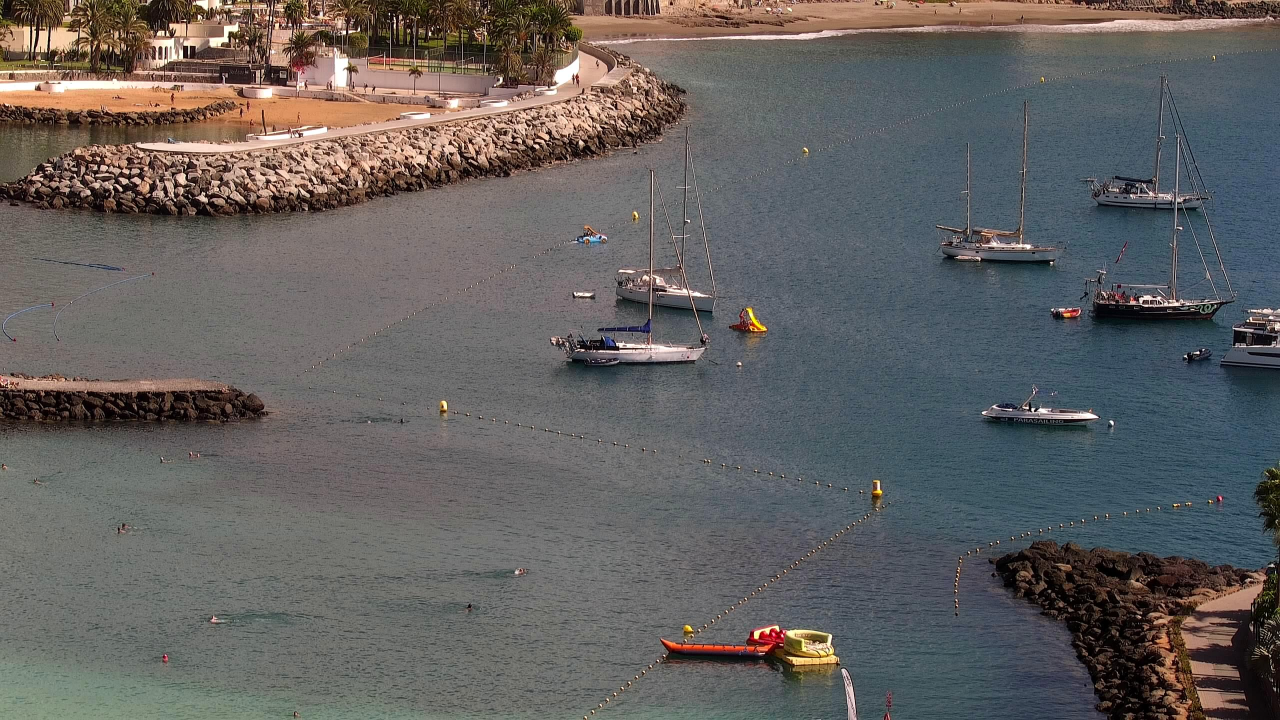
#> input picture inputs/anfi-view-anfi-del-mar---buoys-medium-distance_2025-11-11_13-32.jpeg, 2560 x 1440 px (shown at 1/2 size); its folder holds only this picture in this run
$ python -i water_detector.py   (imports and definitions only)   (older library calls are emulated)
#> lines starting #> are read from the running program, lines starting #| are printed output that depends on the picture; after the words box and inside, x2 and y2 are one past the last pixel; in counts of white or black regions, pixels touching at a corner belong together
"""
Robust water region detection for oblique coastal/harbor images.

Designed for webcam-style shots of harbors, marinas, and coastlines viewed
from elevated positions. Handles various water colors including:
- Turquoise/teal (clear harbor water)
- Deep blue (open ocean)
- Gray-blue (overcast/hazy conditions)
- Desaturated gray-blue (rough sea or flat light)

Key design decisions:
- Uses ONLY vertical edges to exclude structures (masts, buildings).
  Horizontal edges (wave crests) are intentionally preserved.
- No local variance filter: wave surface naturally has higher variance than
  what a structure-detection filter would expect.
- Adaptive saturation threshold based on global image saturation.
- Horizon detection to determine the sky exclusion zone dynamically.
"""

import cv2
import math
import random

import numpy as np


def _find_horizon_row(gray: np.ndarray) -> int:
    """
    Estimate the horizon row as the location with the strongest horizontal
    edge energy in the middle portion of the image.

    Works by finding the row with maximum summed absolute vertical gradient
    (Sobel Y), which corresponds to a strong sky-to-sea transition.

    Args:
        gray: Grayscale image (H, W), uint8.

    Returns:
        Row index of the estimated horizon.
    """
    img_h = gray.shape[0]
    blurred = cv2.GaussianBlur(gray, (11, 11), 0)
    sobel_y = np.abs(cv2.Sobel(blurred, cv2.CV_64F, 0, 1, ksize=5))
    row_energy = sobel_y.sum(axis=1)

    # Smooth with a box filter to reduce noise
    k = max(3, img_h // 20)
    row_energy = np.convolve(row_energy, np.ones(k) / k, mode="same")

    # Horizon should be between 15% and 70% from the top
    search_top = int(img_h * 0.15)
    search_bot = int(img_h * 0.70)

    best = search_top + int(np.argmax(row_energy[search_top:search_bot]))
    return best


def create_water_mask(
    image_np: np.ndarray,
    min_region_ratio: float = 0.003,
) -> np.ndarray:
    """
    Create a binary mask identifying water regions in a coastal image.

    Pipeline:
    1. Detect horizon to bound the sky exclusion zone.
    2. Permissive HSV color filter for water pixels.
    3. Exclude sky zone (above horizon).
    4. Exclude warm/saturated non-water pixels (land, buildings).
    5. Exclude VERTICAL edges only (structures, masts) — waves are horizontal.
    6. Morphological cleanup + small region removal.

    Args:
        image_np: RGB image as numpy array, shape (H, W, 3).
        min_region_ratio: Minimum connected region area as fraction of image.

    Returns:
        Binary mask (H, W), uint8: 255 = water, 0 = non-water.
    """
#> called with min_region_ratio = 0.003
    img_h, img_w = image_np.shape[:2]
    gray = cv2.cvtColor(image_np, cv2.COLOR_RGB2GRAY)
    hsv = cv2.cvtColor(image_np, cv2.COLOR_RGB2HSV)
#> hsv: shape (1440, 2560, 3); mean H, S, V 63.9, 56.4, 108
    h_ch = hsv[:, :, 0]  # Hue    0-180 (OpenCV)
    s_ch = hsv[:, :, 1]  # Sat    0-255
    v_ch = hsv[:, :, 2]  # Value  0-255
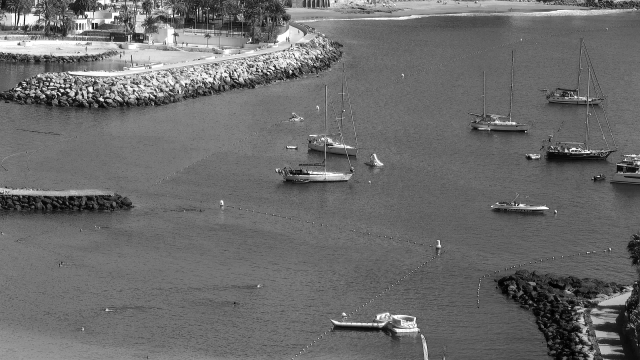
#> v_ch: shape (1440, 2560) (shown at 1/4 size); min 0, max 255, mean 108

    # Determine if image is globally desaturated (overcast, hazy, dawn/dusk)
    global_sat = float(s_ch.mean())
#> global_sat = 56.41
    is_overcast = global_sat < 28
#> is_overcast = False

    # ── 1. Horizon detection ──────────────────────────────────────────────
    horizon_row = _find_horizon_row(gray)
#> in _find_horizon_row, `sobel_y = np.abs(cv2.Sobel(blurred, cv2.CV_64F, 0, 1, ksize=5))`:
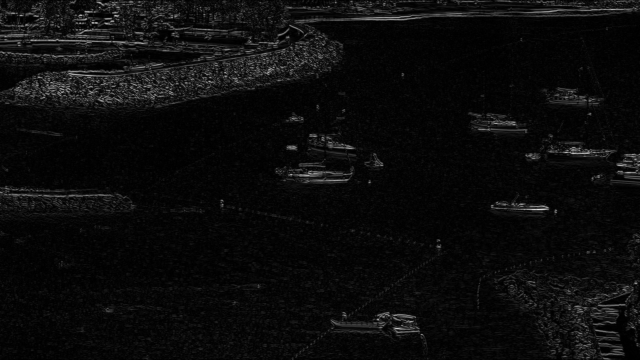
#> sobel_y: shape (1440, 2560) float64 (shown at 1/4 size); min 0, max 4969, mean 234.4; drawn with min black and max white
#> in _find_horizon_row, `row_energy = sobel_y.sum(axis=1)`: row_energy = 1440 values, max 1908659 at index 62, min 0 at index 0, mean 599979
#> in _find_horizon_row, `row_energy = np.convolve(row_energy, np.ones(k) / k, mode="same")`: row_energy = 1440 values, max 1315390.9 at index 39, min 235553.4 at index 1439, mean 590494.1
#> in _find_horizon_row, `best = search_top + int(np.argmax(row_energy[search_top:search_bot]))`: best = 319
#> horizon_row = 319
    # Sky cutoff = horizon minus a small safety margin
    sky_cutoff = max(int(img_h * 0.12), horizon_row - 15)
#> sky_cutoff = 304

    # ── 2. Color-based water candidates (permissive) ──────────────────────
    # Water hue: teal/blue range (H 70-150 in OpenCV 0-180 scale)
    # In overcast conditions lower the saturation requirement significantly
    sat_min = 3 if is_overcast else 8
#> sat_min = 8

    water = (
        (h_ch >= 65) & (h_ch <= 155)       # Blue-green-teal hue
        & (s_ch >= sat_min)                 # Minimal saturation
        & (v_ch >= 12) & (v_ch <= 242)      # Not pure black or blown-out
    ).astype(np.uint8) * 255
#> water: shape (1440, 2560); 40.1% white; 902 white regions (731 under 20 px), largest, box (x1, y1, x2, y2) and area: (1104, 81, 2560, 1440) 1293903, (0, 1151, 624, 1440) 59634, (80, 896, 417, 1105) 29151

    # ── 3. Sky exclusion ─────────────────────────────────────────────────
    water[:sky_cutoff, :] = 0
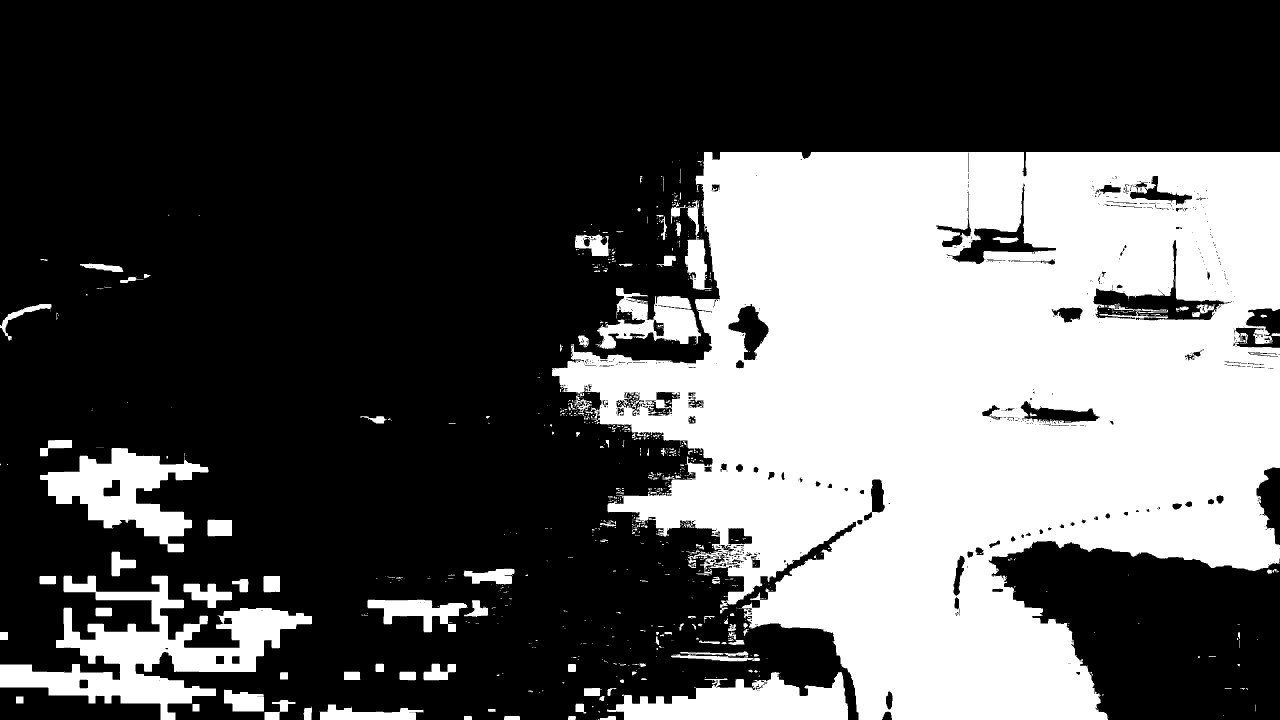
#> water: shape (1440, 2560) (shown at 1/2 size); 34.4% white; 874 white regions (709 under 20 px), largest, box (x1, y1, x2, y2) and area: (1104, 304, 2560, 1440) 1086888, (0, 1151, 624, 1440) 59634, (80, 896, 417, 1105) 29151

    # ── 4. Warm/saturated non-water exclusion ────────────────────────────
    # Orange, red, yellow, brown pixels = land, buildings, boat hulls
    warm_sat_threshold = 15 if is_overcast else 25
#> warm_sat_threshold = 25
    warm_excl = (
        ((h_ch < 30) | (h_ch > 155))       # Hue outside water range
        & (s_ch > warm_sat_threshold)       # Saturated enough to be non-water
    )
#> warm_excl: shape (1440, 2560) bool; 27% white; 2375 white regions (2080 under 20 px), largest, box (x1, y1, x2, y2) and area: (0, 0, 2560, 625) 692036, (1983, 1082, 2560, 1440) 140550, (0, 711, 630, 916) 65753
    water[warm_excl] = 0

    # Very bright non-blue pixels = overexposed sky, white foam (keep if strongly blue)
    bright_excl = (v_ch > 215) & ~(
        (h_ch >= 90) & (h_ch <= 140) & (s_ch > 20)
    )
#> bright_excl: shape (1440, 2560) bool; 3.1% white; 3513 white regions (3032 under 20 px), largest, box (x1, y1, x2, y2) and area: (0, 152, 519, 221) 15522, (272, 196, 1103, 357) 13285, (527, 202, 703, 246) 3859
    water[bright_excl] = 0
#> water: shape (1440, 2560); 34.4% white; 875 white regions (710 under 20 px), largest, box (x1, y1, x2, y2) and area: (1104, 304, 2560, 1440) 1086591, (0, 1151, 624, 1440) 59634, (80, 896, 417, 1105) 29151

    # ── 5. Vertical edge exclusion (structures only, NOT waves) ──────────
    # Wave crests = horizontal edges (large Sobel Y, small Sobel X)
    # Masts/buildings = vertical edges (large Sobel X, small Sobel Y)
    # We only exclude vertical-dominant edges to preserve wave-covered ocean.
    gray_f = gray.astype(np.float32)
    sobel_x = np.abs(cv2.Sobel(gray_f, cv2.CV_32F, 1, 0, ksize=5))
    sobel_y = np.abs(cv2.Sobel(gray_f, cv2.CV_32F, 0, 1, ksize=5))

    # A pixel is a "vertical structure edge" when its X-gradient dominates
    vertical_structure = (
        (sobel_x > 25) & (sobel_x > sobel_y * 1.5)
    ).astype(np.uint8) * 255
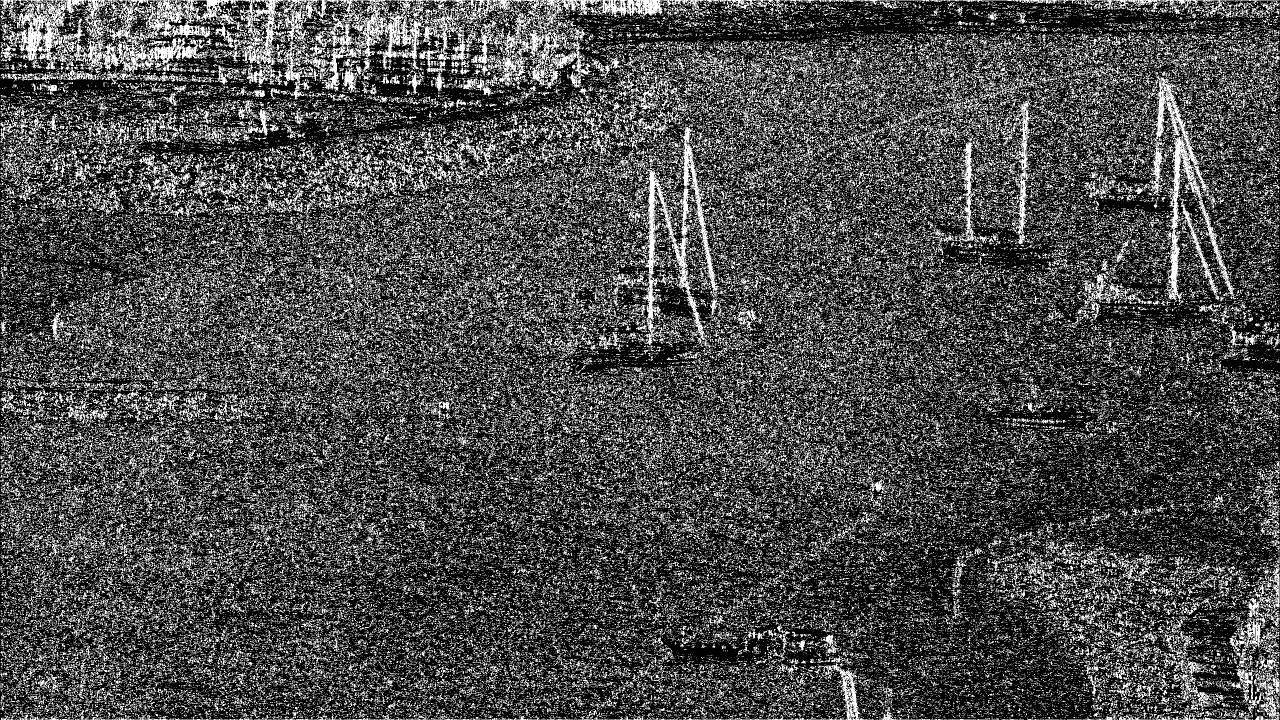
#> vertical_structure: shape (1440, 2560) (shown at 1/2 size); 28.9% white in thin lines or dots

    v_kernel = cv2.getStructuringElement(cv2.MORPH_ELLIPSE, (18, 18))
    v_exclusion = cv2.dilate(vertical_structure, v_kernel, iterations=2)
#> v_exclusion: shape (1440, 2560); every value is 255
    water[v_exclusion > 0] = 0
#> water: shape (1440, 2560); every value is 0

    # ── 6. Morphological cleanup ─────────────────────────────────────────
    # Close: fill small holes (e.g., boat wakes between water pixels)
    # Open:  remove thin noise filaments
    kernel_close = cv2.getStructuringElement(cv2.MORPH_ELLIPSE, (27, 27))
    kernel_open = cv2.getStructuringElement(cv2.MORPH_ELLIPSE, (15, 15))
    water = cv2.morphologyEx(water, cv2.MORPH_CLOSE, kernel_close)
    water = cv2.morphologyEx(water, cv2.MORPH_OPEN, kernel_open)

    # ── 7. Remove small isolated regions (noise) ─────────────────────────
    min_area = int(img_h * img_w * min_region_ratio)
    num_labels, labels, stats, _ = cv2.connectedComponentsWithStats(water)
#> labels: shape (1440, 2560) int32; every value is 0
#> num_labels = 1; stats = [[0, 0, 2560, 1440, 3686400]]
    for i in range(1, num_labels):
        if stats[i, cv2.CC_STAT_AREA] < min_area:
            water[labels == i] = 0

    return water


# [133 lines left out: functions find_water_positions, is_water_region, not called in this run]

>>> import cv2
>>> picture = cv2.cvtColor(cv2.imread('../inputs/anfi-view-anfi-del-mar---buoys-medium-distance_2025-11-11_13-32.jpeg'), cv2.COLOR_BGR2RGB)
>>> result = create_water_mask(picture)
